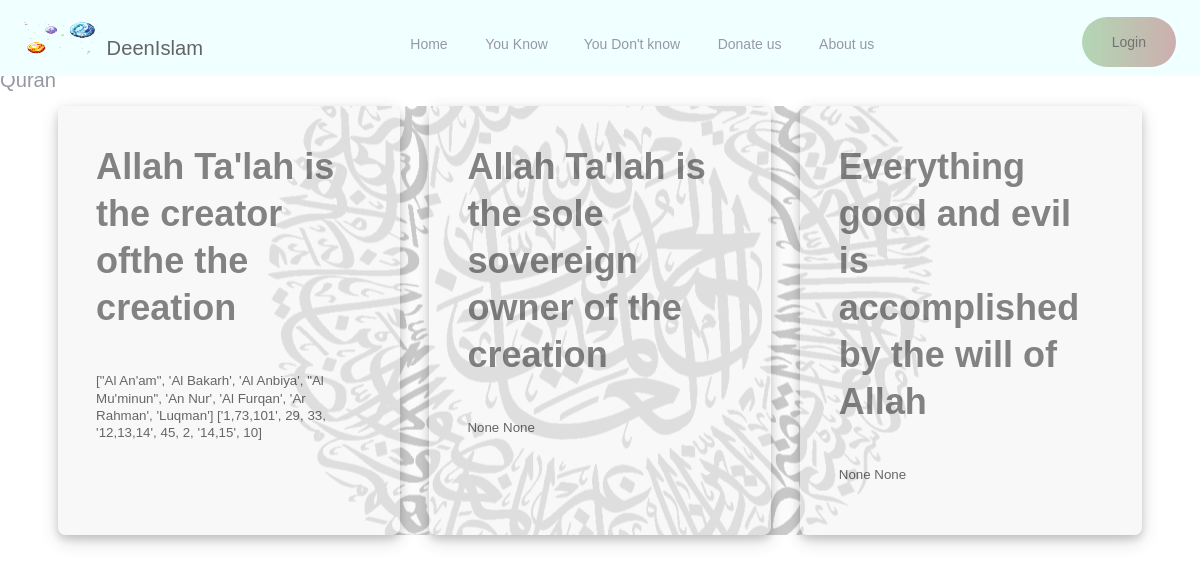
The app's page /quran/ with its own data.
### RED/models.py (models this page shows, shortened)
class chapter_ayats(models.Model):
    chapter_id = models.IntegerField(blank=False,null=False)
    chapter_name = models.CharField(max_length=100)

### RED/views.py (the view)
# urls.py: path('quran/', views.quran, name='RED-quran'),
def quran(request):
    title = "RED-quran"
    chapter_list = get_qurans_chapters()
    return render(request,'RED/quran.html', chapter_list)

### RED/models.py (called while the page is built)
    def __str__(self):
        return f'Surah:- {self.surah_name}, ayat_no:- {self.ayat_no}'

### RED/templates/RED/quran.html (shortened to what this page needs)
{% extends "RED/layout.html" %}
{% block body %}
Quran
<div class="contents qu_page">
    <div class="content container ">
        <div class="content__grid ">
            {% for chapter_id, chapter_name, sura_list, ayat_list in  chapter_list %}
            <a href='{% url 'RED-quranAyats' chapter_id %}' class="content__items">
                <div class="content__title">
                    <h2>{{ chapter_name }} </h2>
                </div>
                <div class="content__description">
                    <p>{{ sura_list }} {{ayat_list }}</p>
                </div>
            </a>
            {%endfor%}
        </div>
    </div>
    {%endblock body%}

### static/scss/style.css (style rules this page uses)
html { font-size: 100%; -webkit-box-sizing: border-box; box-sizing: border-box; }
*, *::before, *::after { -webkit-box-sizing: inherit; box-sizing: inherit; }
body { margin: 0; padding: 0; line-height: 1.3; font-size: 1.125rem; font-weight: 300; color: #9698a6; font-family: "Public sans", "Lucida Sans", "Lucida Sans Regular", "Lucida Grande", "Lucida Sans Unicode", Geneva, Verdana, sans-serif; min-height: 300vh; overflow-x: hidden; }
@media (min-width: 64em) { body { font-size: 1.26rem; } }
a, a:visited, a:hover { text-decoration: none; color: #656464; }
h1, h2, h3 { margin-top: 0px; }
h2 { font-size: 1.875rem; margin-bottom: 1.621rem; }
@media (min-width: 64em) { h2 { font-size: 2.2532rem; margin-bottom: 2.521rem; } }
.container { max-width: 69.375rem; margin: 0 auto; }
.contents { display: block; -webkit-box-sizing: border-box; box-sizing: border-box; }
.contents.qu_page { background-position: center center; background-image: url("images/quran_page.png"); }
.contents .content__grid { display: -ms-grid; display: grid; z-index: 10; opacity: 0.8; filter: alpha(opacity=80); -ms-grid-columns: (minmax(16.375rem, 1fr))[auto-fit]; grid-template-columns: repeat(auto-fit, minmax(16.375rem, 1fr)); margin: 0.8rem; gap: 1.85rem; }
@media (min-width: 64em) { .contents .content__grid { -ms-grid-columns: (fr)[3]; grid-template-columns: repeat(3, fr); } }
.contents .content__items { position: relative; overflow: hidden; background-color: #f2f2f299; border-radius: 8px; padding: 1.9em; -webkit-box-shadow: 0 4px 8px 0 rgba(0, 0, 0, 0.2), 0 6px 20px 0 rgba(0, 0, 0, 0.19); box-shadow: 0 4px 8px 0 rgba(0, 0, 0, 0.2), 0 6px 20px 0 rgba(0, 0, 0, 0.19); }
.contents .content__title { font-size: 1.0234rem; margin-bottom: 1rem; }
.contents .content__description { color: #404040; font-size: 0.834rem; }

### records on screen
chapter_ayats: chapter_list "Allah Ta'lah is the creator ofthe the creation"
chapter_ayats: chapter_list "Allah Ta'lah is the sole sovereign owner of the creation"
chapter_ayats: chapter_list "Everything good and evil is accomplished by the will of Allah"

### other values on screen
{{ sura_list }} "[\"Al An'am\", 'Al Bakarh', 'Al Anbiya', \"Al Mu'minun\", 'An Nur', 'Al Furqan', 'Ar Rahman', 'Luqman']" "None" "None"
{{ ayat_list }} "['1,73,101', 29, 33, '12,13,14', 45, 2, '14,15', 10]" "None" "None"
